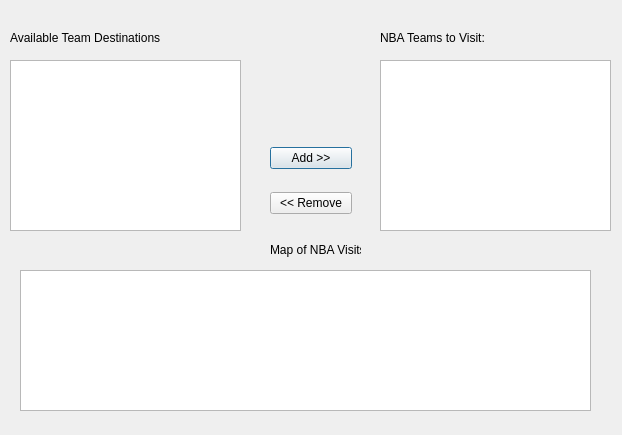
<?xml version="1.0" encoding="UTF-8"?>
<ui version="4.0">
 <class>teamSelection</class>
 <widget class="QDialog" name="teamSelection">
  <property name="geometry">
   <rect>
    <x>0</x>
    <y>0</y>
    <width>622</width>
    <height>435</height>
   </rect>
  </property>
  <property name="windowTitle">
   <string>Dialog</string>
  </property>
  <widget class="QListWidget" name="teamSelection_View">
   <property name="geometry">
    <rect>
     <x>10</x>
     <y>60</y>
     <width>231</width>
     <height>171</height>
    </rect>
   </property>
  </widget>
  <widget class="QListWidget" name="teamVisitation_View">
   <property name="geometry">
    <rect>
     <x>380</x>
     <y>60</y>
     <width>231</width>
     <height>171</height>
    </rect>
   </property>
  </widget>
  <widget class="QLabel" name="teamSelect">
   <property name="geometry">
    <rect>
     <x>10</x>
     <y>30</y>
     <width>151</width>
     <height>16</height>
    </rect>
   </property>
   <property name="text">
    <string>Available Team Destinations:</string>
   </property>
  </widget>
  <widget class="QLabel" name="teamsToVisit">
   <property name="geometry">
    <rect>
     <x>380</x>
     <y>30</y>
     <width>131</width>
     <height>16</height>
    </rect>
   </property>
   <property name="text">
    <string>NBA Teams to Visit:</string>
   </property>
  </widget>
  <widget class="QLabel" name="teamMap">
   <property name="geometry">
    <rect>
     <x>270</x>
     <y>240</y>
     <width>91</width>
     <height>20</height>
    </rect>
   </property>
   <property name="text">
    <string>Map of NBA Visits</string>
   </property>
  </widget>
  <widget class="QWidget" name="layoutWidget">
   <property name="geometry">
    <rect>
     <x>270</x>
     <y>130</y>
     <width>82</width>
     <height>101</height>
    </rect>
   </property>
   <layout class="QVBoxLayout" name="verticalLayout">
    <item>
     <widget class="QPushButton" name="addVisit">
      <property name="text">
       <string>Add &gt;&gt;</string>
      </property>
     </widget>
    </item>
    <item>
     <widget class="QPushButton" name="removeVisit">
      <property name="text">
       <string>&lt;&lt; Remove</string>
      </property>
     </widget>
    </item>
   </layout>
  </widget>
  <widget class="QTextBrowser" name="textBrowser">
   <property name="geometry">
    <rect>
     <x>20</x>
     <y>270</y>
     <width>571</width>
     <height>141</height>
    </rect>
   </property>
  </widget>
 </widget>
 <resources/>
 <connections/>
</ui>
